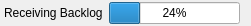
<ui version="4.0" >
 <class>MsgProcessorStatusWidget</class>
 <widget class="QWidget" name="MsgProcessorStatusWidget" >
  <property name="geometry" >
   <rect>
    <x>0</x>
    <y>0</y>
    <width>251</width>
    <height>26</height>
   </rect>
  </property>
  <property name="sizePolicy" >
   <sizepolicy vsizetype="Maximum" hsizetype="Maximum" >
    <horstretch>0</horstretch>
    <verstretch>0</verstretch>
   </sizepolicy>
  </property>
  <property name="windowTitle" >
   <string>Form</string>
  </property>
  <layout class="QHBoxLayout" name="horizontalLayout" >
   <property name="leftMargin" >
    <number>4</number>
   </property>
   <property name="topMargin" >
    <number>0</number>
   </property>
   <property name="bottomMargin" >
    <number>0</number>
   </property>
   <item>
    <widget class="QLabel" name="label" >
     <property name="text" >
      <string>Receiving Backlog</string>
     </property>
    </widget>
   </item>
   <item>
    <widget class="QProgressBar" name="progressBar" >
     <property name="sizePolicy" >
      <sizepolicy vsizetype="Maximum" hsizetype="Expanding" >
       <horstretch>0</horstretch>
       <verstretch>0</verstretch>
      </sizepolicy>
     </property>
     <property name="value" >
      <number>24</number>
     </property>
    </widget>
   </item>
  </layout>
 </widget>
 <resources/>
 <connections/>
</ui>
